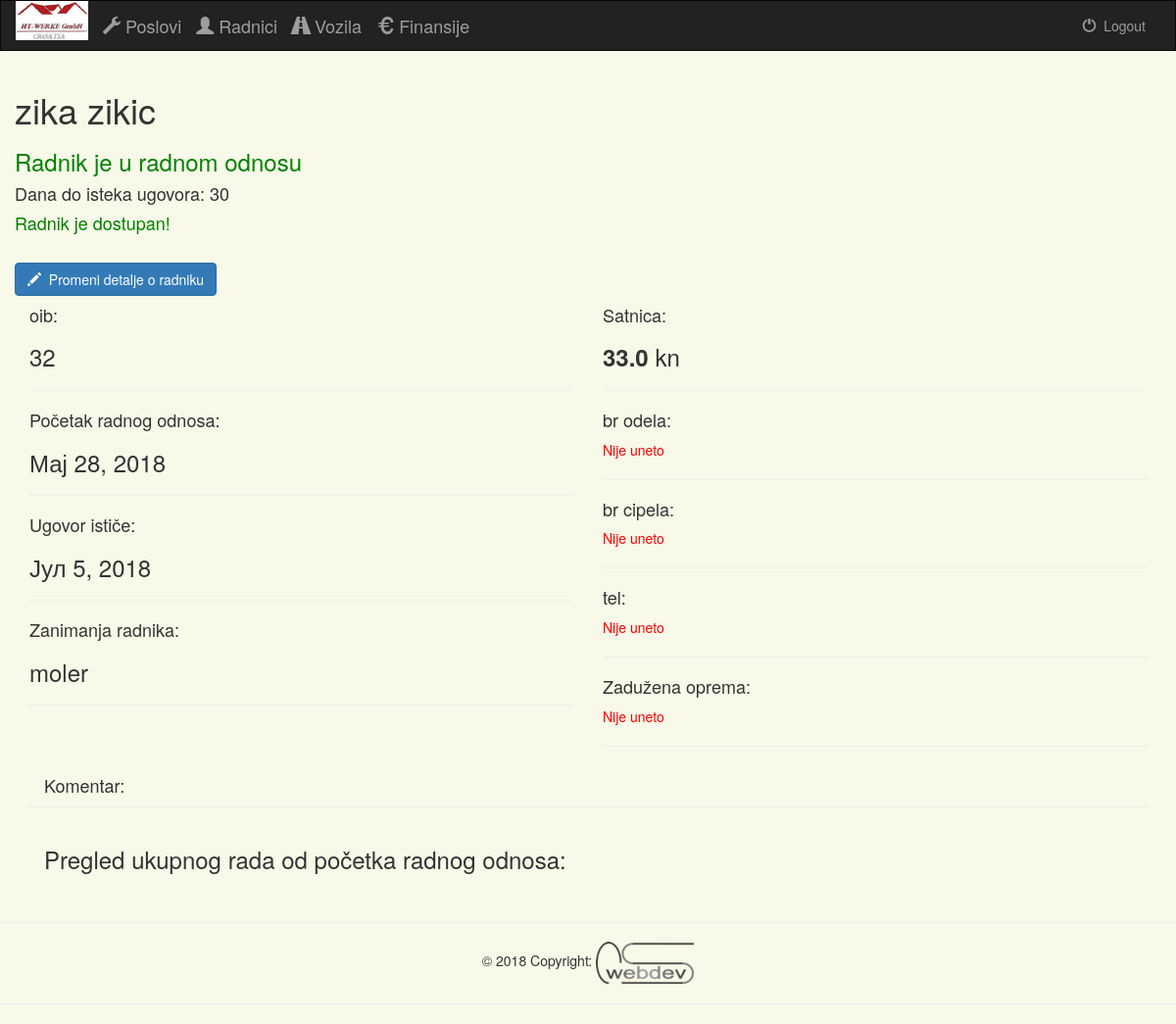
Screenshot of /administracija/radnik/1/ (signed in) with the database file from the repository.
### projects/models.py (models this page shows, shortened)
class Radnik(models.Model):
    ime = models.CharField(max_length=50)
    oib = models.IntegerField()
    broj_telefona = models.CharField(max_length=30, blank=True)
    broj_odela = models.IntegerField(default=None, null=True, blank=True)
    broj_cipela = models.IntegerField(default=None, null=True, blank=True)
    poceo_raditi = models.DateField()
    ugovor_vazi_do = models.DateField()
    satnica = models.FloatField(max_length=10)
    zaduzena_oprema = models.CharField(max_length=100, blank=True)
    dostupan = models.BooleanField(default=True)
    posao = models.ForeignKey(Poslovi, null=True, blank=True, on_delete=models.SET_NULL)
    u_radnom_odnosu = models.BooleanField(default=True)
    zanimanja = models.ManyToManyField(Zanimanja)
    dana_do_isteka_ugovora = models.IntegerField(default=None, null=True, blank=True)
    komentar = models.CharField(max_length=500, blank=True)
    class Meta:
        verbose_name_plural = "Radnici"

class Zanimanja(models.Model):
    zanimanje = models.CharField(max_length=30)
    def __unicode__(self):
        return self.zanimanje
    class Meta:
        verbose_name_plural = "Zanimanja"

### projects/views.py (the view, shortened to what this page needs)
# urls.py: url(r'^radnik/(?P<radnik_id>[0-9]+)/$', views.radnik_detail, name='radnik-detail'),
def radnik_detail(request, radnik_id):
    if not request.user.is_authenticated():
        return render(request, 'projects/login.html')
    else:
        radnik = get_object_or_404(Radnik, pk=radnik_id)
        current_date = datetime.date.today()
        preostalo_dana = radnik.ugovor_vazi_do - current_date
        radnik.dana_do_isteka_ugovora = preostalo_dana.days
        svi_dani_radnika = Dan.objects.filter(radnik=radnik)
        godine = []
        if radnik.posao != None:
            radnik.dostupan = False
        else:
            radnik.dostupan = True
        radnik.save()
        return render(request, 'projects/radnik_detalji.html', {
            'radnik': radnik,
            'radnik_id': radnik_id,
            'godine': godine
        })

### projects/templates/projects/radnik_detalji.html (shortened to what this page needs)
{% extends 'projects/base.html' %}
{% block content %}
<div class="container">
    <div class="row">
    <h1>{{ radnik.ime }}</h1>
        {% if radnik.u_radnom_odnosu %}
        <h3><font color="green"> Radnik je u radnom odnosu</font></h3>
        <h4>Dana do isteka ugovora: {{ radnik.dana_do_isteka_ugovora }}</h4>
        {% if radnik.posao.ime %}
        <h4>Trenutno na poslu: {{ radnik.posao.ime }}</h4>
        {% else %}
        <h4><font color="green"> Radnik je dostupan!</font></h4>
        {% endif %}
        {% else %}
        <h3><font color="red"><strong> Radnik nije u radnom odnosu</strong></font></h3>
        {% endif %}
        <br>
        <a href="{% url 'projects:radnik-update' radnik_id %}">
            <button type="button" class="btn btn-primary">
                <span class="glyphicon glyphicon-pencil"></span>&nbsp; Promeni detalje o radniku
            </button>
        </a>
    </div>
    <div class="row">
        <div class="col-xs-6">
            <h4>oib:</h4>
            <h3>{{ radnik.oib }}</h3>
            <hr>
            <h4>Početak radnog odnosa:</h4>
            <h3>{{ radnik.poceo_raditi }}</h3>
            <hr>
            <h4>Ugovor ističe:</h4>
            <h3>{{ radnik.ugovor_vazi_do }}</h3>
            <hr>
            <h4>Zanimanja radnika:</h4>
            {% for zanimanje in radnik.zanimanja.all %}
            <h3>{{ zanimanje }}</h3>
            {% endfor %}
            <hr>
        </div>
        <div class="col-xs-6">
            <h4>Satnica:</h4>
            <h3><strong>{{ radnik.satnica }}</strong> kn</h3>
            <hr>
            <h4>br odela:</h4>
            {% if radnik.broj_odela != None %}
            <h3>{{ radnik.broj_odela }}</h3>
            {% else %}
            <p><font color="red"> Nije uneto</font></p>
            {% endif %}
            <hr>
            <h4>br cipela:</h4>
            {% if radnik.broj_cipela != None %}
            <h3>{{ radnik.broj_cipela }}</h3>
            {% else %}
            <p><font color="red"> Nije uneto</font></p>
            {% endif %}
            <hr>
            <h4>tel:</h4>
            {% if radnik.broj_telefona != "" %}
            <h3>{{ radnik.broj_telefona }}</h3>
            {% else %}
            <p><font color="red"> Nije uneto</font></p>
            {% endif %}
            <hr>
            <h4>Zadužena oprema:</h4>
            {% if radnik.zaduzena_oprema != "" %}
            <h3>{{ radnik.zaduzena_oprema }}</h3>
            {% else %}
            <p><font color="red"> Nije uneto</font></p>
            {% endif %}
            <hr>
        </div>
    </div>
    <div class="col-xs-12">
        <h4>Komentar:</h4>
    </div>
    <hr><hr>
    <div class="col-xs-12">
        <h3>Pregled ukupnog rada od početka radnog odnosa:</h3><br>
    </div>
</div>
{% endblock %}

### projects/static/projects/style.css (style rules this page uses)
body { background: #f8f9e8; }

### rows the page displays
Radnik: ime "zika zikic", dana_do_isteka_ugovora "30", oib "32", poceo_raditi "Мај 28, 2018", ugovor_vazi_do "Јул 5, 2018", satnica "33.0"
Zanimanja: zanimanje "moler"
